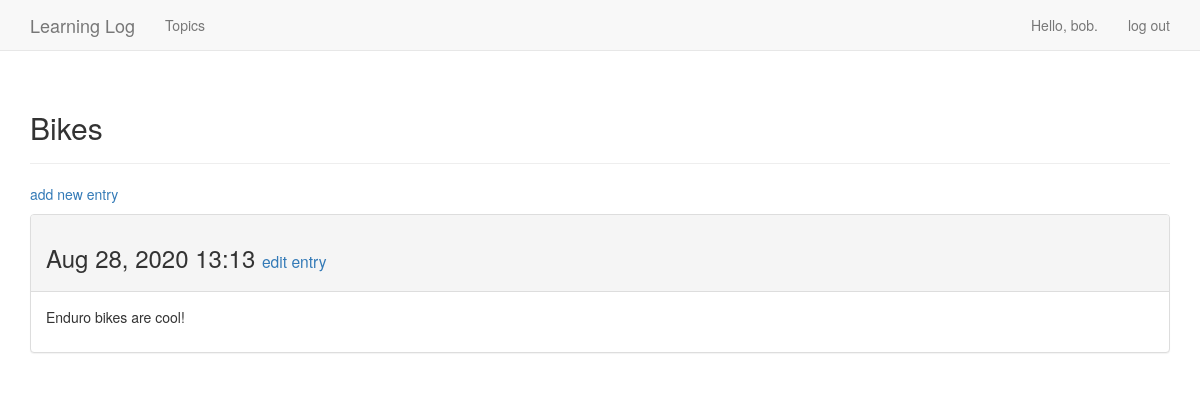
Before: /topics/6/ (signed in) with the older database file.
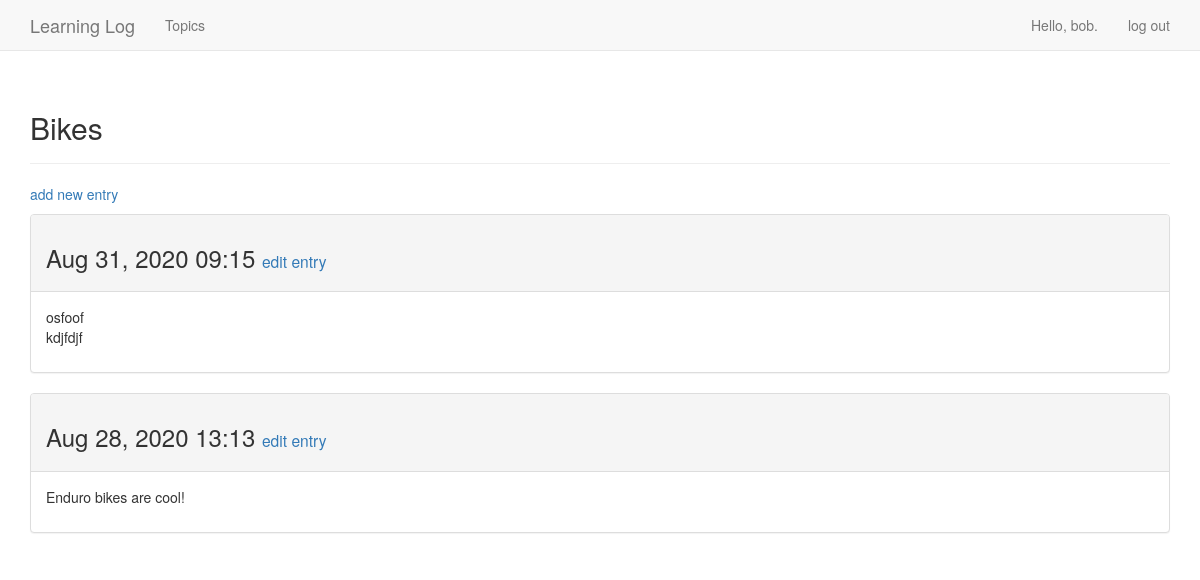
After: the same page with the newer database file.
### learning_logs/models.py (models this page shows, shortened)
class Entry(models.Model):
    topic = models.ForeignKey(Topic, on_delete=models.CASCADE)
    text = models.TextField()
    date_added = models.DateTimeField(auto_now_add=True)
    class Meta:
        verbose_name_plural = 'entries'

### learning_logs/views.py (the view)
# urls.py: path('topics/<topic_id>/', views.topic, name='topic'),
@login_required()
def topic(request, topic_id):
    topic = Topic.objects.get(id=topic_id)
    if topic.owner != request.user:
        raise Http404
    entries = topic.entry_set.order_by('-date_added')
    context = {'topic': topic, 'entries': entries}
    return render(request, 'learning_logs/topic.html', context)

### learning_logs/models.py (called while the page is built)
    def __str__(self):
        return self.text

### learning_logs/templates/learning_logs/topic.html (shortened to what this page needs)
<!DOCTYPE html>
<html lang="en">
<head>
</head>
<body>
    {% extends 'learning_logs/base.html' %}
    {% block header %}
        <h2>{{ topic }}</h2>
    {% endblock header %}
    {% block content %}
        <p>
            <a href="{% url 'learning_logs:new_entry' topic.id %}">add new entry</a>
        </p>
        {% for entry in entries %}
            <div class="panel panel-default">
                <div class="panel-heading">
                    <h3>
                        {{ entry.date_added|date:'M d, Y H:i' }}
                        <small>
                            <a href="{% url 'learning_logs:edit_entry' entry.id %}">
                                edit entry</a>
                        </small>
                    </h3>
                </div>
                <div class="panel-body">
                    {{ entry.text|linebreaks }}
                </div>
            </div>
            {% empty %}
            There are no entries for this topic yet.
        {% endfor %}
    {% endblock content %}

Changed rows visible on the page:
added Entry: date_added "Aug 31, 2020 09:15", text "osfoof kdjfdjf"
